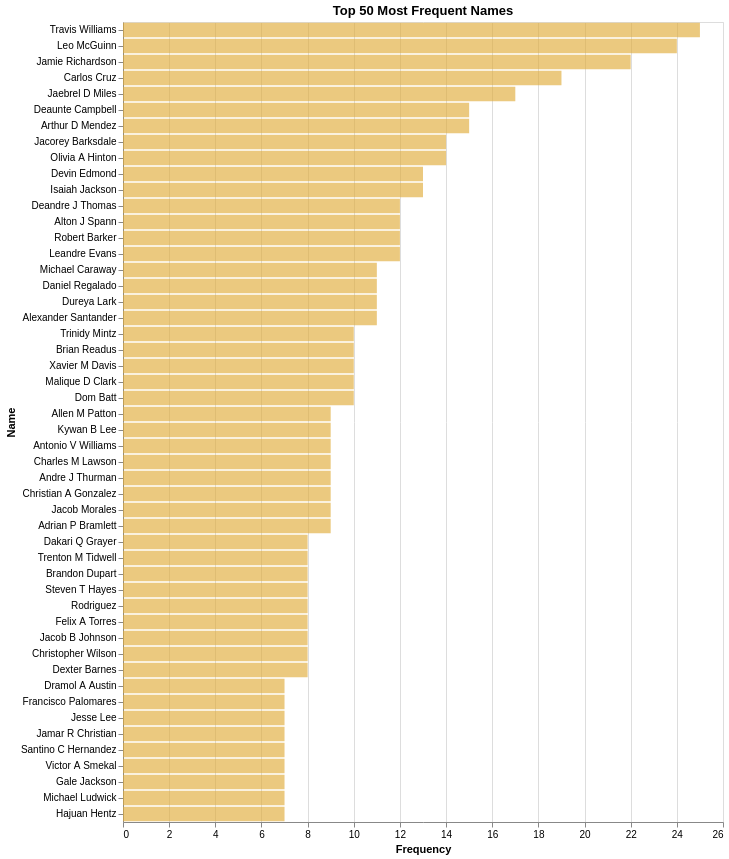

Write notebook code for a chart like this one.
### Code cell
df_cleaned = df.with_columns(
    pl.col("Name")
    .str.replace_all(r"[;|_\-!~\"“”]", "")  # Remove ; | _ - ! ~ " “ ”
    .str.strip_chars()
    .alias("Cleaned Name")
)

name_counts = (
    df_cleaned
    .filter(
        pl.col("Cleaned Name").is_not_null()
    )
    .group_by("Cleaned Name")
    .len()
    .sort("len", descending=True)
    .head(50)
    .to_pandas()
)

# Bar chart of top 50 names with custom color
alt.Chart(name_counts).mark_bar(color='#E0AC3BA6').encode(
    x=alt.X('len:Q', title='Frequency'),
    y=alt.Y('Cleaned Name:N', sort='-x', title='Name'),
    tooltip=['Cleaned Name', 'len']
).properties(
    width=600,
    height=800,
    title='Top 50 Most Frequent Names'
)

### Figure 1 — Vega-Lite specification as saved in the notebook (floating-point values rounded to 4 significant figures)
{"config": {"view": {"continuousWidth": 300, "continuousHeight": 300}}, "data": {"name": "data-9db37ca80dcacd8834251e1f0fea728e"}, "mark": {"type": "bar", "color": "#E0AC3BA6"}, "encoding": {"tooltip": [{"field": "Cleaned Name", "type": "nominal"}, {"field": "len", "type": "quantitative"}], "x": {"field": "len", "title": "Frequency", "type": "quantitative"}, "y": {"field": "Cleaned Name", "sort": "-x", "title": "Name", "type": "nominal"}}, "height": 800, "title": "Top 50 Most Frequent Names", "width": 600, "$schema": "https://vega.github.io/schema/vega-lite/v5.20.1.json", "datasets": {"data-9db37ca80dcacd8834251e1f0fea728e": [{"Cleaned Name": "Travis Williams", "len": 25}, {"Cleaned Name": "Leo McGuinn", "len": 24}, {"Cleaned Name": "Jamie Richardson", "len": 22}, {"Cleaned Name": "Carlos Cruz", "len": 19}, {"Cleaned Name": "Jaebrel D Miles", "len": 17}, {"Cleaned Name": "Deaunte Campbell", "len": 15}, {"Cleaned Name": "Arthur D Mendez", "len": 15}, {"Cleaned Name": "Jacorey Barksdale", "len": 14}, {"Cleaned Name": "Olivia A Hinton", "len": 14}, {"Cleaned Name": "Devin Edmond", "len": 13}, {"Cleaned Name": "Isaiah Jackson", "len": 13}, {"Cleaned Name": "Deandre J Thomas", "len": 12}, {"Cleaned Name": "Alton J Spann", "len": 12}, {"Cleaned Name": "Robert Barker", "len": 12}, {"Cleaned Name": "Leandre Evans", "len": 12}, {"Cleaned Name": "Michael Caraway", "len": 11}, {"Cleaned Name": "Daniel Regalado", "len": 11}, {"Cleaned Name": "Dureya Lark", "len": 11}, {"Cleaned Name": "Alexander Santander", "len": 11}, {"Cleaned Name": "Trinidy Mintz", "len": 10}, {"Cleaned Name": "Brian Readus", "len": 10}, {"Cleaned Name": "Xavier M Davis", "len": 10}, {"Cleaned Name": "Malique D Clark", "len": 10}, {"Cleaned Name": "Dom Batt", "len": 10}, {"Cleaned Name": "Allen M Patton", "len": 9}, {"Cleaned Name": "Kywan B Lee", "len": 9}, {"Cleaned Name": "Antonio V Williams", "len": 9}, {"Cleaned Name": "Charles M Lawson", "len": 9}, {"Cleaned Name": "Andre J Thurman", "len": 9}, {"Cleaned Name": "Christian A Gonzalez", "len": 9}, {"Cleaned Name": "Jacob Morales", "len": 9}, {"Cleaned Name": "Adrian P Bramlett", "len": 9}, {"Cleaned Name": "Dakari Q Grayer", "len": 8}, {"Cleaned Name": "Trenton M Tidwell", "len": 8}, {"Cleaned Name": "Brandon Dupart", "len": 8}, {"Cleaned Name": "Steven T Hayes", "len": 8}, {"Cleaned Name": "Rodriguez", "len": 8}, {"Cleaned Name": "Felix A Torres", "len": 8}, {"Cleaned Name": "Jacob B Johnson", "len": 8}, {"Cleaned Name": "Christopher Wilson", "len": 8}, {"Cleaned Name": "Dexter Barnes", "len": 8}, {"Cleaned Name": "Dramol A Austin", "len": 7}, {"Cleaned Name": "Francisco Palomares", "len": 7}, {"Cleaned Name": "Jesse Lee", "len": 7}, {"Cleaned Name": "Jamar R Christian", "len": 7}, {"Cleaned Name": "Santino C Hernandez", "len": 7}, {"Cleaned Name": "Victor A Smekal", "len": 7}, {"Cleaned Name": "Gale Jackson", "len": 7}, {"Cleaned Name": "Michael Ludwick", "len": 7}, {"Cleaned Name": "Hajuan Hentz", "len": 7}]}}
